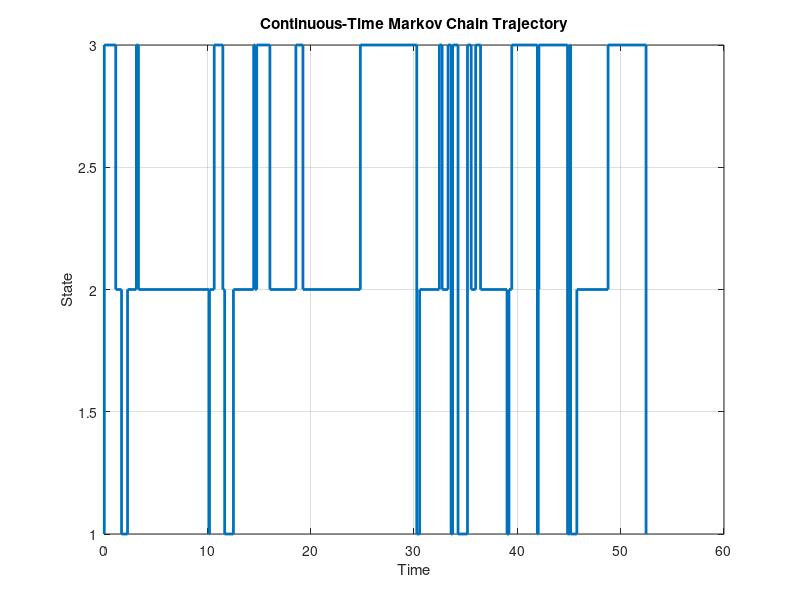

The MATLAB script that drew this image: (Note: this script raises an error after producing the figure.)
clc; clear; close all;

%% --- Define transition rate matrix ---
% K(i,j) = rate from state i -> j
K = [ 0    1.0   0.5;
      0.2  0     0.8;
      0.3  0.4   0 ];

num_states = size(K,1);

%% --- Simulation parameters ---
T_max = 50;        % total simulation time
t = 0;             % current time
state = 1;         % initial state

time_trace = [0];
state_trace = [state];

%% --- Run CTMC simulation ---
while t < T_max
    
    % Total rate out of current state
    lambda = sum(K(state, :));
    
    if lambda == 0
        break; % absorbing state
    end
    
    % Sample waiting time (exponential)
    tau = exprnd(1/lambda);
    
    % Advance time
    t = t + tau;
    
    % Choose next state
    probs = K(state, :) / lambda;
    next_state = randsample(1:num_states, 1, true, probs);
    
    % Store
    time_trace(end+1) = t;
    state_trace(end+1) = next_state;
    
    % Update state
    state = next_state;
end

%% --- Plot state vs time (step plot) ---
figure;
stairs(time_trace, state_trace, 'LineWidth', 2);
xlabel('Time');
ylabel('State');
title('Continuous-Time Markov Chain Trajectory');
grid on;

%% --- Optional: Histogram of state occupancy ---
dt = 0.1;
t_grid = 0:dt:T_max;
state_interp = interp1(time_trace, state_trace, t_grid, 'previous');

figure;
histogram(state_interp, 'Normalization', 'probability');
xlabel('State');
ylabel('Probability');
title('State Occupancy Distribution');
